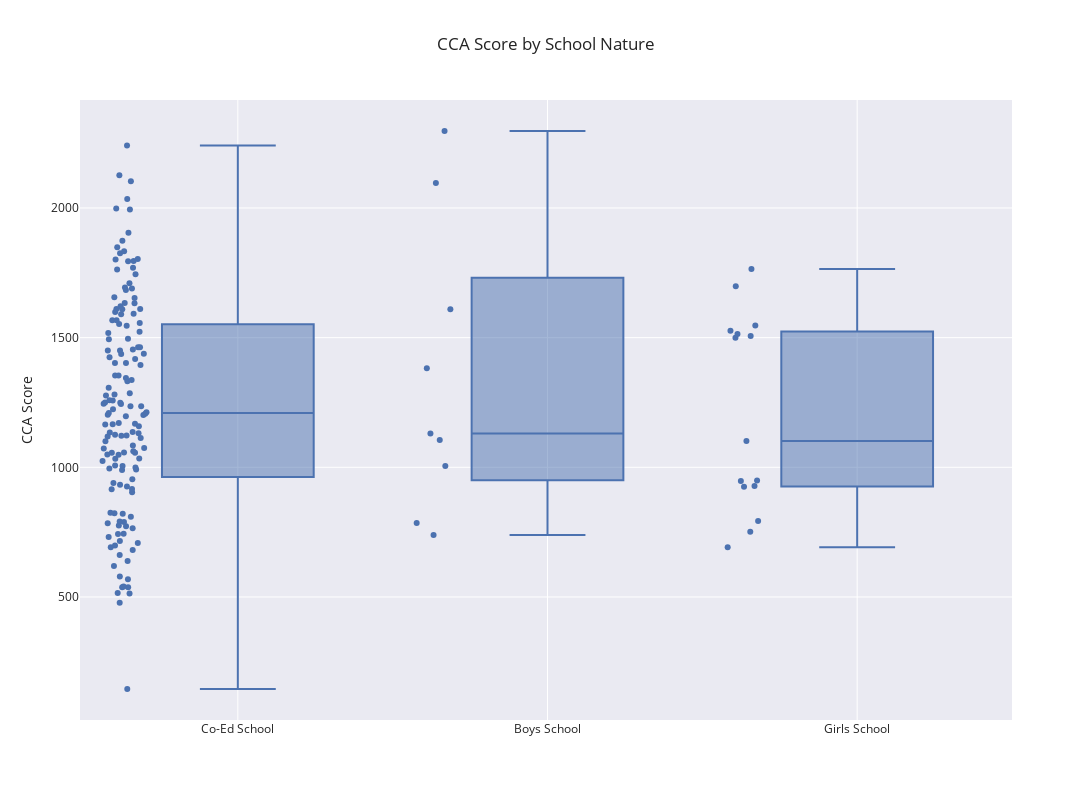

This figure's notebook cell:
### Code cell
fig = px.box(df_school_cca,
           x='School_Nature',
           y='CCA_Sum_Score',
           points="all",
           width=1200,
           height=800,
           title="CCA Score by School Nature",
           labels={'School_Nature':'',
                   'CCA_Sum_Score': 'CCA Score'},
           template="seaborn",
           hover_data = ['Name', 'School_Type'])
fig.show()

### Figure 1 — Plotly figure (JSON) as saved in the notebook; plotly's stock layout.template omitted (floating-point values rounded to 4 significant figures; data arrays with more than 128 entries replaced by an {"elided": "..."} marker saying what was removed)
{"data": [{"alignmentgroup": "True", "boxpoints": "all", "customdata": {"elided": "171x2 str values"}, "hovertemplate": "=%{x}<br>CCA Score=%{y}<br>Name=%{customdata[0]}<br>School_Type=%{customdata[1]}<extra></extra>", "legendgroup": "", "marker": {"color": "rgb(76,114,176)"}, "name": "", "notched": false, "offsetgroup": "", "orientation": "v", "showlegend": false, "type": "box", "x": {"elided": "171 str values"}, "x0": " ", "xaxis": "x", "y": {"elided": "171 int values"}, "y0": " ", "yaxis": "y"}], "layout": {"boxmode": "group", "height": 800, "legend": {"tracegroupgap": 0}, "title": {"text": "CCA Score by School Nature"}, "width": 1200, "xaxis": {"anchor": "y", "domain": [0, 1], "title": {"text": ""}}, "yaxis": {"anchor": "x", "domain": [0, 1], "title": {"text": "CCA Score"}}}}
